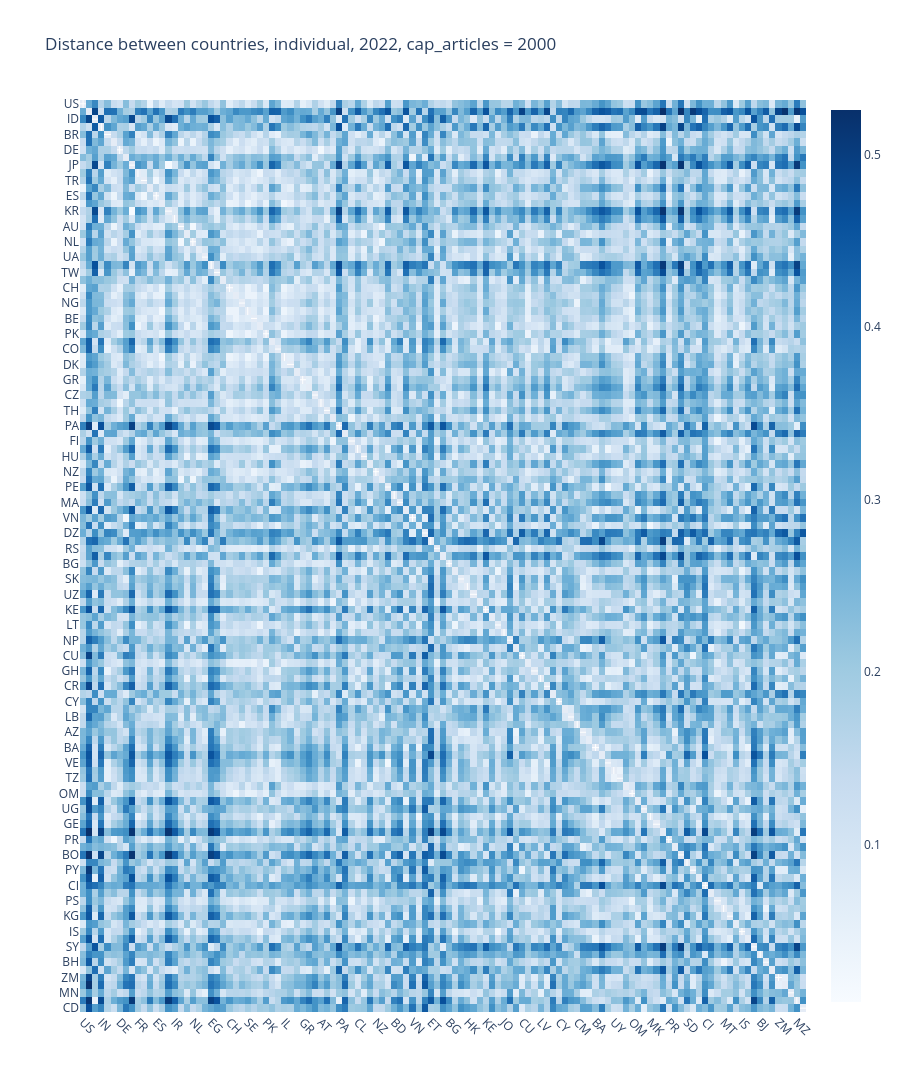

The notebook cell saved with this chart:
### Code cell
# y_labels = df_cs.sum(axis=1).sort_values(ascending=False).index.to_list()
y_labels = df_cs_roll_yearly.xs(year, level=1).sum(axis=1).sort_values(ascending=False).index.to_list()
y_labels = (
    df_cs_roll_yearly
    .xs(year, level=1)
    .sum(axis=1).to_frame("total")
    .query(f"total >= @cap_articles")
    .sort_values("total", ascending=False)
    .index.to_list())

uf.plotly_heatmap(
    # df_dist.loc[y_labels, y_labels],
    df_dist_roll.loc[y_labels, y_labels],
    x_labels=y_labels,
    y_labels=y_labels,
    # z_min=0, z_max=1,
    colorscale="non-symmetrical",
    x_type="country",
    y_type="country",
    title=f"Distance between countries, {mode}, {year}, cap_articles = {cap_articles}",
    line_height=10
)

### Figure 1 — Plotly figure (JSON) as saved in the notebook; plotly's stock layout.template omitted (floating-point values rounded to 4 significant figures; data arrays with more than 128 entries replaced by an {"elided": "..."} marker saying what was removed)
{"data": [{"colorscale": [[0, "rgb(247,251,255)"], [0.125, "rgb(222,235,247)"], [0.25, "rgb(198,219,239)"], [0.375, "rgb(158,202,225)"], [0.5, "rgb(107,174,214)"], [0.625, "rgb(66,146,198)"], [0.75, "rgb(33,113,181)"], [0.875, "rgb(8,81,156)"], [1, "rgb(8,48,107)"]], "customdata": {"elided": "119x119x2 str values"}, "hovertemplate": "<b>X: </b>%{customdata[0]}<br><b>Y: </b>%{customdata[1]}<br><b>Z: </b> %{z:.3f}<br><extra></extra>", "type": "heatmap", "x": ["US", "CN", "ID", "IN", "BR", "GB", "DE", "RU", "JP", "FR", "TR", "IT", "ES", "CA", "KR", "IR", "AU", "PL", "NL", "MX", "UA", "EG", "TW", "MY", "CH", "PT", "NG", "SE", "BE", "ZA", "PK", "AR", "CO", "IL", "DK", "RO", "GR", "SA", "CZ", "AT", "TH", "NO", "PA", "IQ", "FI", "CL", "HU", "SG", "NZ", "IE", "PE", "BD", "MA", "EC", "VN", "HR", "DZ", "ET", "RS", "TN", "BG", "PH", "SK", "HK", "UZ", "SI", "KE", "AE", "LT", "JO", "NP", "KZ", "CU", "LK", "GH", "LV", "CR", "BY", "CY", "QA", "LB", "CM", "AZ", "EE", "BA", "LU", "VE", "UY", "TZ", "KW", "OM", "MD", "UG", "MK", "GE", "TJ", "PR", "AM", "BO", "SD", "PY", "ZW", "CI", "MO", "PS", "MT", "KG", "SN", "IS", "AL", "SY", "BJ", "BH", "LY", "ZM", "GT", "MN", "MZ", "CD"], "y": ["US", "CN", "ID", "IN", "BR", "GB", "DE", "RU", "JP", "FR", "TR", "IT", "ES", "CA", "KR", "IR", "AU", "PL", "NL", "MX", "UA", "EG", "TW", "MY", "CH", "PT", "NG", "SE", "BE", "ZA", "PK", "AR", "CO", "IL", "DK", "RO", "GR", "SA", "CZ", "AT", "TH", "NO", "PA", "IQ", "FI", "CL", "HU", "SG", "NZ", "IE", "PE", "BD", "MA", "EC", "VN", "HR", "DZ", "ET", "RS", "TN", "BG", "PH", "SK", "HK", "UZ", "SI", "KE", "AE", "LT", "JO", "NP", "KZ", "CU", "LK", "GH", "LV", "CR", "BY", "CY", "QA", "LB", "CM", "AZ", "EE", "BA", "LU", "VE", "UY", "TZ", "KW", "OM", "MD", "UG", "MK", "GE", "TJ", "PR", "AM", "BO", "SD", "PY", "ZW", "CI", "MO", "PS", "MT", "KG", "SN", "IS", "AL", "SY", "BJ", "BH", "LY", "ZM", "GT", "MN", "MZ", "CD"], "z": {"elided": "119x119 float values"}}], "layout": {"height": 1190, "title": {"text": "Distance between countries, individual, 2022, cap_articles = 2000"}, "xaxis": {"automargin": true, "tickangle": 45}, "yaxis": {"automargin": true, "autorange": "reversed"}}}
